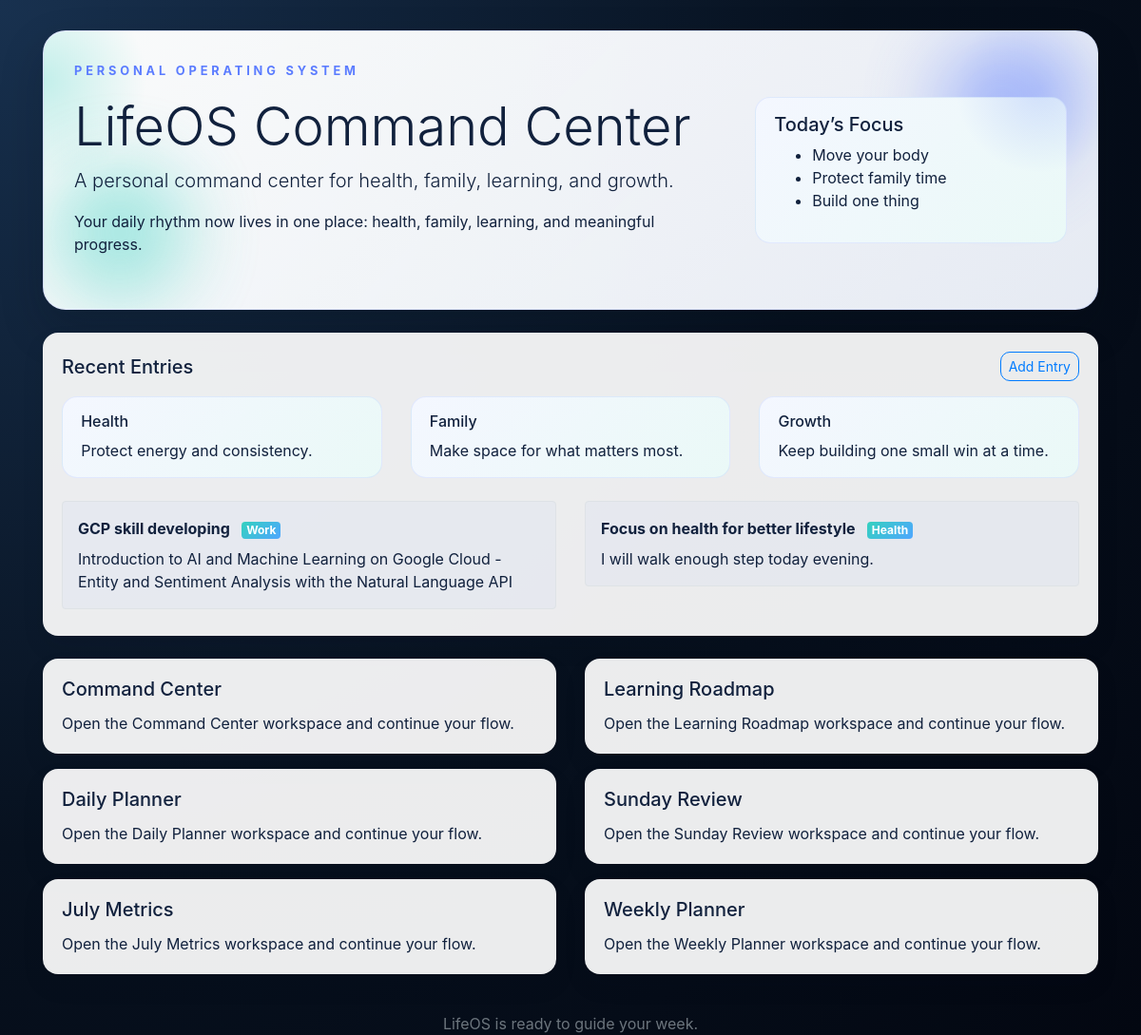
The page / on the database its author committed.
### tables this page shows
CREATE TABLE entries (
                id INTEGER PRIMARY KEY AUTOINCREMENT,
                title TEXT NOT NULL,
                category TEXT NOT NULL,
                content TEXT NOT NULL,
                created_at TEXT NOT NULL DEFAULT CURRENT_TIMESTAMP
            );

### main.py (the view)
@app.route("/")
def main():
    with sqlite3.connect(DB_PATH) as conn:
        entries = conn.execute(
            "SELECT title, category, content, created_at FROM entries ORDER BY id DESC LIMIT 5"
        ).fetchall()
    model = {
        "title": "LifeOS Command Center",
        "subtitle": "A personal command center for health, family, learning, and growth.",
        "links": [
            ("Command Center", "LifeOS/00-Dashboard.md"),
            ("Learning Roadmap", "LifeOS/01-Learning-Roadmap.md"),
            ("Daily Planner", "LifeOS/templates/daily-planner.md"),
            ("Sunday Review", "LifeOS/templates/sunday-review.md"),
            ("July Metrics", "LifeOS/trackers/metrics-july-2026.md"),
            ("Weekly Planner", "planner"),
        ],
        "entries": [
            {
                "title": title,
                "category": category,
                "content": content,
                "created_at": created_at,
            }
            for title, category, content, created_at in entries
        ],
    }
    return render_template("index.html", model=model)

### web/templates/index.html
{% extends "layout.html" %}
{% block content %}
<div class="hero-card">
    <div class="floating-orb orb-blue"></div>
    <div class="floating-orb orb-teal"></div>
    <div class="row align-items-center">
        <div class="col-lg-8">
            <p class="eyebrow">Personal Operating System</p>
            <h1 class="display-4">{{ model.title }}</h1>
            <p class="lead">{{ model.subtitle }}</p>
            <p class="mb-4">Your daily rhythm now lives in one place: health, family, learning, and meaningful progress.</p>
        </div>
        <div class="col-lg-4">
            <div class="mini-panel">
                <h5>Today’s Focus</h5>
                <ul>
                    <li>Move your body</li>
                    <li>Protect family time</li>
                    <li>Build one thing</li>
                </ul>
            </div>
        </div>
    </div>
</div>
<div class="row mt-4">
    <div class="col-12 mb-3">
        <div class="card">
            <div class="card-body">
                <div class="d-flex justify-content-between align-items-center">
                    <h5 class="card-title mb-0">Recent Entries</h5>
                    <a href="/entries" class="btn btn-sm btn-outline-primary">Add Entry</a>
                </div>
                <div class="row mt-3">
                    <div class="col-md-4 mb-2">
                        <div class="mini-panel h-100">
                            <h6>Health</h6>
                            <p class="mb-0">Protect energy and consistency.</p>
                        </div>
                    </div>
                    <div class="col-md-4 mb-2">
                        <div class="mini-panel h-100">
                            <h6>Family</h6>
                            <p class="mb-0">Make space for what matters most.</p>
                        </div>
                    </div>
                    <div class="col-md-4 mb-2">
                        <div class="mini-panel h-100">
                            <h6>Growth</h6>
                            <p class="mb-0">Keep building one small win at a time.</p>
                        </div>
                    </div>
                </div>
                {% if model.entries %}
                <div class="row mt-3">
                    {% for entry in model.entries %}
                    <div class="col-md-6 mb-2">
                        <div class="border rounded p-3" style="background: rgba(91,124,255,0.04);">
                            <strong>{{ entry.title }}</strong>
                            <span class="badge badge-info ml-2">{{ entry.category }}</span>
                            <p class="mb-0 mt-2">{{ entry.content }}</p>
                        </div>
                    </div>
                    {% endfor %}
                </div>
                {% else %}
                <p class="text-muted mt-3 mb-0">No entries yet. Capture your first reflection or win.</p>
                {% endif %}
            </div>
        </div>
    </div>
</div>
<div class="row mt-2">
    {% for label, path in model.links %}
    <div class="col-md-6 mb-3">
        <a href="/{{ path }}" class="card-link">
            <div class="card h-100">
                <div class="card-body">
                    <h5 class="card-title">{{ label }}</h5>
                    <p class="card-text">Open the {{ label }} workspace and continue your flow.</p>
                </div>
            </div>
        </a>
    </div>
    {% endfor %}
</div>
{% endblock %}

### web/templates/layout.html (style rules this page uses)
:root { --bg: #07111f; --panel: rgba(255,255,255,0.92); --accent: #5b7cff; --accent-2: #34d1bf; --text: #11213d; }
body { background: radial-gradient(circle at top left, #18314f 0%, var(--bg) 55%, #030711 100%); padding-top: 2rem; color: var(--text); min-height: 100vh; font-family: 'Inter', 'Segoe UI', sans-serif; }
.hero-card { background: linear-gradient(135deg, rgba(255,255,255,0.98), rgba(242,247,255,0.95)); border: 1px solid rgba(91,124,255,0.16); border-radius: 24px; box-shadow: 0 20px 45px rgba(5, 12, 24, 0.22); padding: 2rem; position: relative; overflow: hidden; }
.hero-card::before { content: ""; position: absolute; inset: -20% auto auto -10%; width: 220px; height: 220px; background: radial-gradient(circle, rgba(52,209,191,0.28), transparent 70%); pointer-events: none; }
.hero-card::after { content: ""; position: absolute; right: -30px; top: -30px; width: 180px; height: 180px; background: radial-gradient(circle, rgba(91,124,255,0.2), transparent 70%); pointer-events: none; }
.eyebrow { text-transform: uppercase; letter-spacing: 0.3em; font-size: 0.8rem; color: var(--accent); font-weight: 700; }
.mini-panel { background: linear-gradient(135deg, #f4f7ff, #eaf9f7); border-radius: 16px; padding: 1rem 1.2rem; border: 1px solid rgba(91,124,255,0.12); }
.card-link { color: inherit; text-decoration: none; }
.card { border: 0; border-radius: 16px; box-shadow: 0 12px 24px rgba(5, 12, 24, 0.08); transition: transform 0.2s ease, box-shadow 0.2s ease; background: var(--panel); }
.btn { border-radius: 10px; }
.badge-info { background: linear-gradient(135deg, var(--accent-2), #4fa6ff); color: white; }
.floating-orb { position: absolute; width: 140px; height: 140px; border-radius: 50%; filter: blur(40px); opacity: 0.45; animation: drift 7s ease-in-out infinite alternate; pointer-events: none; }
.orb-blue { background: #5b7cff; top: 10px; right: 30px; }
.orb-teal { background: #34d1bf; bottom: 10px; left: 10px; animation-delay: 2s; }

### rows shown on the page
entries: title "GCP skill developing", category "Work", content "Introduction to AI and Machine Learning on Google Cloud -Entity and Sentiment Analysis with the Natural Language API"
entries: title "Focus on health for better lifestyle", category "Health", content "I will walk enough step today evening."

### other values the page prints
{{ model.title }} "LifeOS Command Center"
{{ model.subtitle }} "A personal command center for health, family, learning, and growth."
{{ label }} "Command Center" "Learning Roadmap" "Daily Planner" "Sunday Review" "July Metrics" "Weekly Planner"
